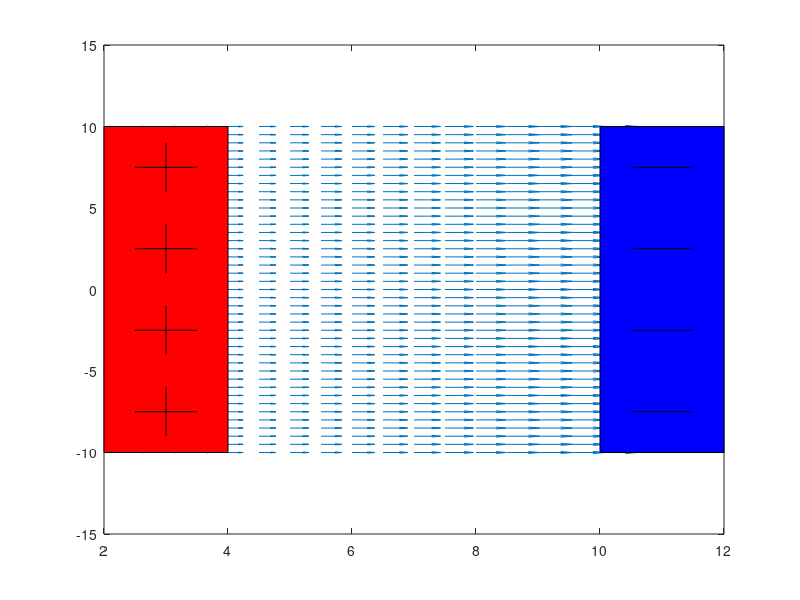

Reproduce this figure in MATLAB.
%REALIZADO POR>
%Alberto Navarrete A01442954
%Jemuel Flores A01367182
%Grecia Pacheco A01366730
%Oscar Reyes A01369421

clear clc;
[x,y]=meshgrid(2:.5:10,-10:.5:10);
ke = 8.9875517873681764e9;
u=(ke*x)/16;
v=(x);
%Dibujar campo electrico
quiver(x,y,u,v);
hold on;
%Dibujar placas
fill([4,4,2,2,4],[-10,10,10,-10,-10],'red');
fill([12,12,10,10,12],[-10,10,10,-10,-10],'blue');
hold on;
%Dibujar cargas
plot([2.5,3.5],[7.5,7.5], 'black');
hold on;
plot([3,3],[6,9], 'black');
hold on;
plot([2.5,3.5],[2.5,2.5], 'black');
hold on;
plot([3,3],[1,4], 'black');
hold on;
plot([2.5,3.5],[-7.5,-7.5], 'black');
hold on;
plot([3,3],[-6,-9], 'black');
hold on;
plot([2.5,3.5],[-2.5,-2.5], 'black');
hold on;
plot([3,3],[-1,-4], 'black');
hold on;
plot([10.5,11.5],[7.5,7.5], 'black');
hold on;
plot([10.5,11.5],[2.5,2.5], 'black');
hold on;
plot([10.5,11.5],[-7.5,-7.5], 'black');
hold on;
plot([10.5,11.5],[-2.5,-2.5], 'black');
hold on;



